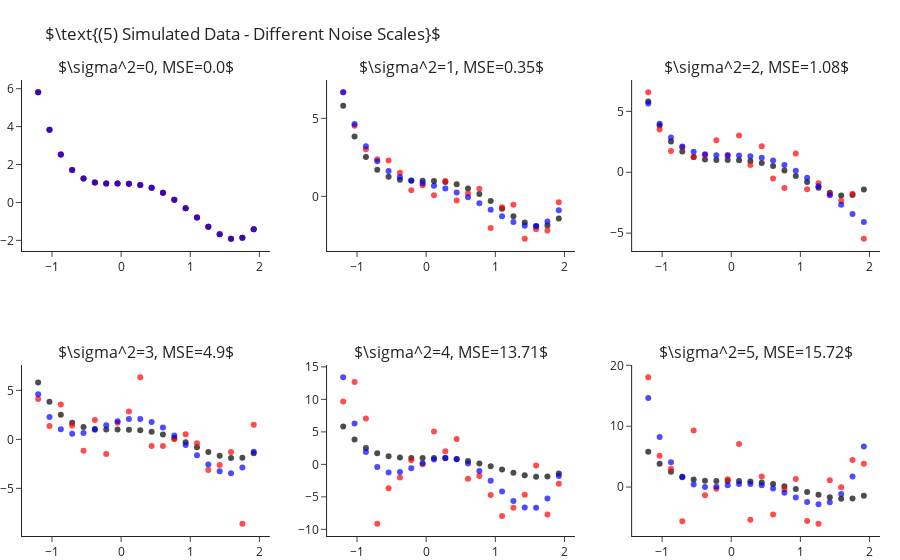

The code cell stored with this chart in its notebook:
### Markdown cell above
How is it that we are able to fit "better" models for $k$s larger than the true one? As we increase $k$ we enable the model
more "degrees of freedom" to try and adapt itself to the observed data. The higher $k$ the more the learner will "go after
the noise" and miss the real signal of the data. In other words, what we have just observed is what is known as **overfitting**.

Later in the course we will learn methods for detection and avoidance of overfitting.


## Fitting Polynomial Over Different Sample Noise Levels

Next, let us set $k=4$ (the true values) and study the outputted models when training over different noise levels. Though
we will only be changing the scale of the noise (i.e. the variance, $\sigma^2$), changing other properties such as its
distribution is interesting too. As we would expect, as we increase the scale of the noise our error increases. We can
observe this also in a visual manner, where the fitted polynomial (in blue) less and less resembles the actual model (in black).

### Code cell
scales = range(6)
fig = make_subplots(2, 3, subplot_titles=list(map(str, scales)))
for i, s in enumerate(scales):
    r,c = i//3+1, i%3+1
    
    y = y_ + np.random.normal(scale=s, size=len(y_))
    y_hat = make_pipeline(PolynomialFeatures(4), LinearRegression(fit_intercept=False)).fit(X, y).predict(X)

    fig.add_traces([go.Scatter(x=x, y=y_, mode="markers", name="Real Points",  marker=dict(color="black", opacity=.7), showlegend=False),
                    go.Scatter(x=x, y=y, mode="markers", name="Observed Points",  marker=dict(color="red", opacity=.7), showlegend=False),
                    go.Scatter(x=x, y=y_hat, mode="markers", name="Predicted Points",  marker=dict(color="blue", opacity=.7), showlegend=False)], rows=r, cols=c)
    fig["layout"]["annotations"][i]["text"] = rf"$\sigma^2={{0}}, MSE={{1}}$".format(s, round(np.mean((y-y_hat)**2), 2))

fig.update_layout(title=r"$\text{(5) Simulated Data - Different Noise Scales}$", margin=dict(t=80)).show()

### Figure 1 — Plotly figure (JSON) as saved in the notebook; plotly's stock layout.template omitted (floating-point values rounded to 4 significant figures)
{"data": [{"marker": {"color": "black", "opacity": 0.7}, "mode": "markers", "name": "Real Points", "showlegend": false, "x": [-1.2, -1.036, -0.8718, -0.7077, -0.5436, -0.3795, -0.2154, -0.05128, 0.1128, 0.2769, 0.441, 0.6051, 0.7692, 0.9333, 1.097, 1.262, 1.426, 1.59, 1.754, 1.918], "y": [5.81, 3.838, 2.523, 1.709, 1.261, 1.058, 0.9989, 0.999, 0.9909, 0.9251, 0.769, 0.5078, 0.1439, -0.3028, -0.7951, -1.278, -1.68, -1.912, -1.866, -1.418], "type": "scatter", "xaxis": "x", "yaxis": "y"}, {"marker": {"color": "red", "opacity": 0.7}, "mode": "markers", "name": "Observed Points", "showlegend": false, "x": [-1.2, -1.036, -0.8718, -0.7077, -0.5436, -0.3795, -0.2154, -0.05128, 0.1128, 0.2769, 0.441, 0.6051, 0.7692, 0.9333, 1.097, 1.262, 1.426, 1.59, 1.754, 1.918], "y": [5.81, 3.838, 2.523, 1.709, 1.261, 1.058, 0.9989, 0.999, 0.9909, 0.9251, 0.769, 0.5078, 0.1439, -0.3028, -0.7951, -1.278, -1.68, -1.912, -1.866, -1.418], "type": "scatter", "xaxis": "x", "yaxis": "y"}, {"marker": {"color": "blue", "opacity": 0.7}, "mode": "markers", "name": "Predicted Points", "showlegend": false, "x": [-1.2, -1.036, -0.8718, -0.7077, -0.5436, -0.3795, -0.2154, -0.05128, 0.1128, 0.2769, 0.441, 0.6051, 0.7692, 0.9333, 1.097, 1.262, 1.426, 1.59, 1.754, 1.918], "y": [5.81, 3.838, 2.523, 1.709, 1.261, 1.058, 0.9989, 0.999, 0.9909, 0.9251, 0.769, 0.5078, 0.1439, -0.3028, -0.7951, -1.278, -1.68, -1.912, -1.866, -1.418], "type": "scatter", "xaxis": "x", "yaxis": "y"}, {"marker": {"color": "black", "opacity": 0.7}, "mode": "markers", "name": "Real Points", "showlegend": false, "x": [-1.2, -1.036, -0.8718, -0.7077, -0.5436, -0.3795, -0.2154, -0.05128, 0.1128, 0.2769, 0.441, 0.6051, 0.7692, 0.9333, 1.097, 1.262, 1.426, 1.59, 1.754, 1.918], "y": [5.81, 3.838, 2.523, 1.709, 1.261, 1.058, 0.9989, 0.999, 0.9909, 0.9251, 0.769, 0.5078, 0.1439, -0.3028, -0.7951, -1.278, -1.68, -1.912, -1.866, -1.418], "type": "scatter", "xaxis": "x2", "yaxis": "y2"}, {"marker": {"color": "red", "opacity": 0.7}, "mode": "markers", "name": "Observed Points", "showlegend": false, "x": [-1.2, -1.036, -0.8718, -0.7077, -0.5436, -0.3795, -0.2154, -0.05128, 0.1128, 0.2769, 0.441, 0.6051, 0.7692, 0.9333, 1.097, 1.262, 1.426, 1.59, 1.754, 1.918], "y": [6.663, 4.527, 3.014, 2.377, 2.303, 1.514, 0.3881, 0.7188, 0.07026, 0.9872, -0.2631, 0.1882, 0.483, -2.03, -0.6907, -0.5413, -2.714, -2.106, -2.181, -0.3702], "type": "scatter", "xaxis": "x2", "yaxis": "y2"}, {"marker": {"color": "blue", "opacity": 0.7}, "mode": "markers", "name": "Predicted Points", "showlegend": false, "x": [-1.2, -1.036, -0.8718, -0.7077, -0.5436, -0.3795, -0.2154, -0.05128, 0.1128, 0.2769, 0.441, 0.6051, 0.7692, 0.9333, 1.097, 1.262, 1.426, 1.59, 1.754, 1.918], "y": [6.667, 4.633, 3.206, 2.245, 1.627, 1.246, 1.008, 0.8407, 0.6842, 0.496, 0.25, -0.06402, -0.4401, -0.8558, -1.273, -1.637, -1.876, -1.904, -1.618, -0.8984], "type": "scatter", "xaxis": "x2", "yaxis": "y2"}, {"marker": {"color": "black", "opacity": 0.7}, "mode": "markers", "name": "Real Points", "showlegend": false, "x": [-1.2, -1.036, -0.8718, -0.7077, -0.5436, -0.3795, -0.2154, -0.05128, 0.1128, 0.2769, 0.441, 0.6051, 0.7692, 0.9333, 1.097, 1.262, 1.426, 1.59, 1.754, 1.918], "y": [5.81, 3.838, 2.523, 1.709, 1.261, 1.058, 0.9989, 0.999, 0.9909, 0.9251, 0.769, 0.5078, 0.1439, -0.3028, -0.7951, -1.278, -1.68, -1.912, -1.866, -1.418], "type": "scatter", "xaxis": "x3", "yaxis": "y3"}, {"marker": {"color": "red", "opacity": 0.7}, "mode": "markers", "name": "Observed Points", "showlegend": false, "x": [-1.2, -1.036, -0.8718, -0.7077, -0.5436, -0.3795, -0.2154, -0.05128, 0.1128, 0.2769, 0.441, 0.6051, 0.7692, 0.9333, 1.097, 1.262, 1.426, 1.59, 1.754, 1.918], "y": [6.569, 3.514, 1.739, 2.053, 1.26, 1.442, 2.63, 1.419, 3.017, 0.5917, 2.137, -0.5131, -1.291, 1.537, -1.388, -0.8921, -1.788, -2.339, -1.761, -5.456], "type": "scatter", "xaxis": "x3", "yaxis": "y3"}, {"marker": {"color": "blue", "opacity": 0.7}, "mode": "markers", "name": "Predicted Points", "showlegend": false, "x": [-1.2, -1.036, -0.8718, -0.7077, -0.5436, -0.3795, -0.2154, -0.05128, 0.1128, 0.2769, 0.441, 0.6051, 0.7692, 0.9333, 1.097, 1.262, 1.426, 1.59, 1.754, 1.918], "y": [5.642, 3.986, 2.849, 2.12, 1.694, 1.482, 1.403, 1.387, 1.377, 1.325, 1.194, 0.9596, 0.6069, 0.1325, -0.4564, -1.141, -1.893, -2.671, -3.424, -4.09], "type": "scatter", "xaxis": "x3", "yaxis": "y3"}, {"marker": {"color": "black", "opacity": 0.7}, "mode": "markers", "name": "Real Points", "showlegend": false, "x": [-1.2, -1.036, -0.8718, -0.7077, -0.5436, -0.3795, -0.2154, -0.05128, 0.1128, 0.2769, 0.441, 0.6051, 0.7692, 0.9333, 1.097, 1.262, 1.426, 1.59, 1.754, 1.918], "y": [5.81, 3.838, 2.523, 1.709, 1.261, 1.058, 0.9989, 0.999, 0.9909, 0.9251, 0.769, 0.5078, 0.1439, -0.3028, -0.7951, -1.278, -1.68, -1.912, -1.866, -1.418], "type": "scatter", "xaxis": "x4", "yaxis": "y4"}, {"marker": {"color": "red", "opacity": 0.7}, "mode": "markers", "name": "Observed Points", "showlegend": false, "x": [-1.2, -1.036, -0.8718, -0.7077, -0.5436, -0.3795, -0.2154, -0.05128, 0.1128, 0.2769, 0.441, 0.6051, 0.7692, 0.9333, 1.097, 1.262, 1.426, 1.59, 1.754, 1.918], "y": [4.126, 1.377, 3.559, 1.415, -1.155, 1.978, -1.495, 1.697, 2.836, 6.339, -0.6651, -0.6642, 0.01749, 0.518, -0.4015, -3.123, -2.602, -1.274, -8.607, 1.506], "type": "scatter", "xaxis": "x4", "yaxis": "y4"}, {"marker": {"color": "blue", "opacity": 0.7}, "mode": "markers", "name": "Predicted Points", "showlegend": false, "x": [-1.2, -1.036, -0.8718, -0.7077, -0.5436, -0.3795, -0.2154, -0.05128, 0.1128, 0.2769, 0.441, 0.6051, 0.7692, 0.9333, 1.097, 1.262, 1.426, 1.59, 1.754, 1.918], "y": [4.596, 2.278, 1.041, 0.5842, 0.6432, 0.9921, 1.442, 1.842, 2.077, 2.072, 1.787, 1.221, 0.41, -0.5732, -1.618, -2.575, -3.259, -3.447, -2.878, -1.255], "type": "scatter", "xaxis": "x4", "yaxis": "y4"}, {"marker": {"color": "black", "opacity": 0.7}, "mode": "markers", "name": "Real Points", "showlegend": false, "x": [-1.2, -1.036, -0.8718, -0.7077, -0.5436, -0.3795, -0.2154, -0.05128, 0.1128, 0.2769, 0.441, 0.6051, 0.7692, 0.9333, 1.097, 1.262, 1.426, 1.59, 1.754, 1.918], "y": [5.81, 3.838, 2.523, 1.709, 1.261, 1.058, 0.9989, 0.999, 0.9909, 0.9251, 0.769, 0.5078, 0.1439, -0.3028, -0.7951, -1.278, -1.68, -1.912, -1.866, -1.418], "type": "scatter", "xaxis": "x5", "yaxis": "y5"}, {"marker": {"color": "red", "opacity": 0.7}, "mode": "markers", "name": "Observed Points", "showlegend": false, "x": [-1.2, -1.036, -0.8718, -0.7077, -0.5436, -0.3795, -0.2154, -0.05128, 0.1128, 0.2769, 0.441, 0.6051, 0.7692, 0.9333, 1.097, 1.262, 1.426, 1.59, 1.754, 1.918], "y": [9.673, 12.67, 7.063, -9.13, -3.674, -2.032, 0.6457, 0.01958, 5.062, 2.004, 3.912, -2.211, -1.779, -4.73, -7.958, -6.667, -4.69, -0.1859, -7.706, -2.998], "type": "scatter", "xaxis": "x5", "yaxis": "y5"}, {"marker": {"color": "blue", "opacity": 0.7}, "mode": "markers", "name": "Predicted Points", "showlegend": false, "x": [-1.2, -1.036, -0.8718, -0.7077, -0.5436, -0.3795, -0.2154, -0.05128, 0.1128, 0.2769, 0.441, 0.6051, 0.7692, 0.9333, 1.097, 1.262, 1.426, 1.59, 1.754, 1.918], "y": [13.4, 6.274, 1.895, -0.4189, -1.268, -1.175, -0.5782, 0.1602, 0.7601, 1.021, 0.8231, 0.126, -1.03, -2.525, -4.159, -5.65, -6.639, -6.684, -5.266, -1.781], "type": "scatter", "xaxis": "x5", "yaxis": "y5"}, {"marker": {"color": "black", "opacity": 0.7}, "mode": "markers", "name": "Real Points", "showlegend": false, "x": [-1.2, -1.036, -0.8718, -0.7077, -0.5436, -0.3795, -0.2154, -0.05128, 0.1128, 0.2769, 0.441, 0.6051, 0.7692, 0.9333, 1.097, 1.262, 1.426, 1.59, 1.754, 1.918], "y": [5.81, 3.838, 2.523, 1.709, 1.261, 1.058, 0.9989, 0.999, 0.9909, 0.9251, 0.769, 0.5078, 0.1439, -0.3028, -0.7951, -1.278, -1.68, -1.912, -1.866, -1.418], "type": "scatter", "xaxis": "x6", "yaxis": "y6"}, {"marker": {"color": "red", "opacity": 0.7}, "mode": "markers", "name": "Observed Points", "showlegend": false, "x": [-1.2, -1.036, -0.8718, -0.7077, -0.5436, -0.3795, -0.2154, -0.05128, 0.1128, 0.2769, 0.441, 0.6051, 0.7692, 0.9333, 1.097, 1.262, 1.426, 1.59, 1.754, 1.918], "y": [18.03, 5.141, 3.003, -5.612, 9.308, -1.335, -0.2801, 1.279, 7.075, -5.349, 1.742, -4.509, -0.3634, 1.332, -5.561, -6.018, 1.111, -0.01717, 4.431, 3.812], "type": "scatter", "xaxis": "x6", "yaxis": "y6"}, {"marker": {"color": "blue", "opacity": 0.7}, "mode": "markers", "name": "Predicted Points", "showlegend": false, "x": [-1.2, -1.036, -0.8718, -0.7077, -0.5436, -0.3795, -0.2154, -0.05128, 0.1128, 0.2769, 0.441, 0.6051, 0.7692, 0.9333, 1.097, 1.262, 1.426, 1.59, 1.754, 1.918], "y": [14.62, 8.222, 4.076, 1.632, 0.4108, -0.001105, 0.04953, 0.2829, 0.4858, 0.5123, 0.2827, -0.2155, -0.928, -1.734, -2.446, -2.808, -2.5, -1.133, 1.748, 6.664], "type": "scatter", "xaxis": "x6", "yaxis": "y6"}], "layout": {"xaxis": {"anchor": "y", "domain": [0.0, 0.2889]}, "yaxis": {"anchor": "x", "domain": [0.625, 1.0]}, "xaxis2": {"anchor": "y2", "domain": [0.3556, 0.6444]}, "yaxis2": {"anchor": "x2", "domain": [0.625, 1.0]}, "xaxis3": {"anchor": "y3", "domain": [0.7111, 1.0]}, "yaxis3": {"anchor": "x3", "domain": [0.625, 1.0]}, "xaxis4": {"anchor": "y4", "domain": [0.0, 0.2889]}, "yaxis4": {"anchor": "x4", "domain": [0.0, 0.375]}, "xaxis5": {"anchor": "y5", "domain": [0.3556, 0.6444]}, "yaxis5": {"anchor": "x5", "domain": [0.0, 0.375]}, "xaxis6": {"anchor": "y6", "domain": [0.7111, 1.0]}, "yaxis6": {"anchor": "x6", "domain": [0.0, 0.375]}, "annotations": [{"font": {"size": 16}, "showarrow": false, "text": "$\\sigma^2=0, MSE=0.0$", "x": 0.1444, "xanchor": "center", "xref": "paper", "y": 1.0, "yanchor": "bottom", "yref": "paper"}, {"font": {"size": 16}, "showarrow": false, "text": "$\\sigma^2=1, MSE=0.35$", "x": 0.5, "xanchor": "center", "xref": "paper", "y": 1.0, "yanchor": "bottom", "yref": "paper"}, {"font": {"size": 16}, "showarrow": false, "text": "$\\sigma^2=2, MSE=1.08$", "x": 0.8556, "xanchor": "center", "xref": "paper", "y": 1.0, "yanchor": "bottom", "yref": "paper"}, {"font": {"size": 16}, "showarrow": false, "text": "$\\sigma^2=3, MSE=4.9$", "x": 0.1444, "xanchor": "center", "xref": "paper", "y": 0.375, "yanchor": "bottom", "yref": "paper"}, {"font": {"size": 16}, "showarrow": false, "text": "$\\sigma^2=4, MSE=13.71$", "x": 0.5, "xanchor": "center", "xref": "paper", "y": 0.375, "yanchor": "bottom", "yref": "paper"}, {"font": {"size": 16}, "showarrow": false, "text": "$\\sigma^2=5, MSE=15.72$", "x": 0.8556, "xanchor": "center", "xref": "paper", "y": 0.375, "yanchor": "bottom", "yref": "paper"}], "margin": {"t": 80}, "title": {"text": "$\\text{(5) Simulated Data - Different Noise Scales}$"}}}
